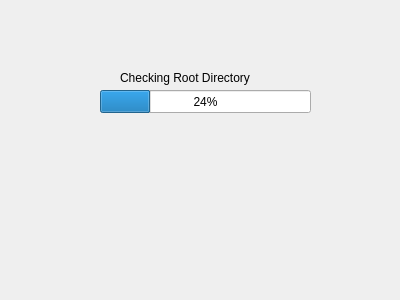
<?xml version="1.0" encoding="UTF-8"?>
<ui version="4.0">
 <class>Dialog</class>
 <widget class="QDialog" name="Dialog">
  <property name="geometry">
   <rect>
    <x>0</x>
    <y>0</y>
    <width>400</width>
    <height>300</height>
   </rect>
  </property>
  <property name="windowTitle">
   <string>Dialog</string>
  </property>
  <widget class="QLabel" name="CheckRootDirLabel">
   <property name="geometry">
    <rect>
     <x>120</x>
     <y>70</y>
     <width>141</width>
     <height>16</height>
    </rect>
   </property>
   <property name="text">
    <string>Checking Root Directory</string>
   </property>
  </widget>
  <widget class="QProgressBar" name="CheckRootDirPBar">
   <property name="geometry">
    <rect>
     <x>100</x>
     <y>90</y>
     <width>211</width>
     <height>23</height>
    </rect>
   </property>
   <property name="value">
    <number>24</number>
   </property>
  </widget>
 </widget>
 <resources/>
 <connections/>
</ui>
